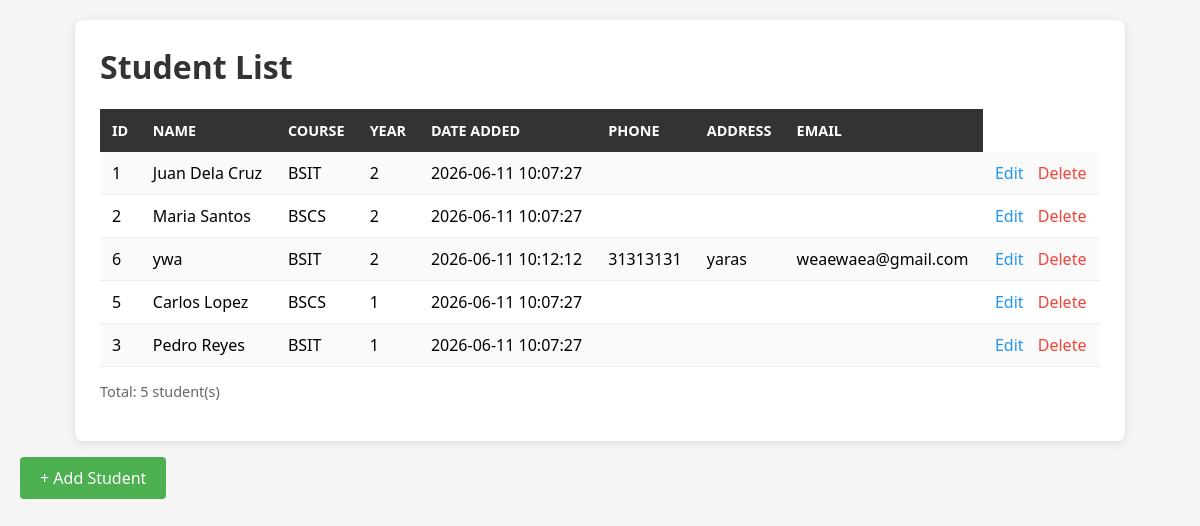
Page /baguio-1/index.php on the committed database.
### tables this page shows
CREATE TABLE `students` (
  `id` int(11) NOT NULL,
  `name` varchar(100) NOT NULL,
  `course` varchar(50) NOT NULL,
  `year` int(11) NOT NULL,
  `created_at` timestamp NOT NULL DEFAULT current_timestamp(),
  `email` varchar(100) DEFAULT NULL,
  `phone` varchar(20) DEFAULT NULL,
  `address` text DEFAULT NULL
);

### baguio-1/index.php (the view, shortened to what this page needs)
<?php
require_once 'config.php';
$sql = "SELECT * FROM students ORDER BY year DESC, name ASC";
$result = $conn->query($sql);
?>
<!DOCTYPE html>
<html>
<head>
</head>
<body>
    <div class="container">
        <h1>Student List</h1>
        <table>
            <tr>
                <th>ID</th>
                <th>Name</th>
                <th>Course</th>
                <th>Year</th>
                <th>Date Added</th>
                <th>Phone</th>
                <th>Address</th>
                <th>Email</th>
            </tr>
            <?php while ($row = $result->fetch_assoc()): ?>
            <tr>
                <td><?= $row['id'] ?></td>
                <td><?= htmlspecialchars($row['name']) ?></td>
                <td><?= htmlspecialchars($row['course']) ?></td>
                <td><?= $row['year'] ?></td>
                <td><?= $row['created_at'] ?></td>
                <td><?= $row['phone'] ?></td>
                <td><?= $row['address'] ?></td>
                <td><?= $row['email'] ?></td>
                <td>
    <a href="edit.php?id=<?= $row['id'] ?>"
       style="color: #2196F3; text-decoration: none; margin-right: 10px;">Edit</a>
    <a href="delete.php?id=<?= $row['id'] ?>"
   style="color: #f44336; text-decoration: none;"
   onclick="return confirm('Delete <?= htmlspecialchars(addslashes($row['name'])) ?>?')">Delete</a>
</td>
            </tr>
            <?php endwhile; ?>
        </table>
        <p class="count">Total: <?= $result->num_rows ?> student(s)</p>
    </div>
    <link rel="stylesheet" href="style.css">
    <p>
 <a href="add.php" style="
 display: inline-block;
 padding: 10px 20px;
 background: #4CAF50;
 color: white;
 text-decoration: none;
 border-radius: 4px;
 ">+ Add Student</a>
</p>
</body>
</html>

### baguio-1/style.css (style rules this page uses)
body { font-family: 'Segoe UI', Arial, sans-serif; margin: 20px; background: #f5f5f5; }
.container { max-width: 1000px; margin: 0 auto; background: white; padding: 25px; border-radius: 8px; box-shadow: 0 2px 10px rgba(0,0,0,0.1); }
table { width: 100%; border-collapse: collapse; }
th { background: #333; color: white; padding: 12px; text-align: left; }
td { padding: 10px 12px; border-bottom: 1px solid #eee; }

### baguio-1/index.php (style rules this page uses)
body { font-family: 'Segoe UI', Arial, sans-serif; margin: 20px; background: #f5f5f5; }
.container { max-width: 900px; margin: 0 auto; background: white; padding: 25px; border-radius: 8px; box-shadow: 0 2px 10px rgba(0,0,0,0.1); }
h1 { color: #333; margin-top: 0; }
table { width: 100%; border-collapse: collapse; margin-top: 15px; }
th { background: #333; color: white; padding: 12px; text-align: left; font-size: 0.9em; text-transform: uppercase; }
td { padding: 10px 12px; border-bottom: 1px solid #eee; }
tr:nth-child(even) { background: #fafafa; }
.count { margin-top: 15px; color: #666; font-size: 0.9em; }

### rows in the picture
students: id "1", name "Juan Dela Cruz", course "BSIT", year "2", created_at "2026-06-11 10:07:27"
students: id "2", name "Maria Santos", course "BSCS", year "2", created_at "2026-06-11 10:07:27"
students: id "6", name "ywa", course "BSIT", year "2", created_at "2026-06-11 10:12:12", phone "31313131", address "yaras", email "weaewaea@gmail.com"
students: id "5", name "Carlos Lopez", course "BSCS", year "1", created_at "2026-06-11 10:07:27"
students: id "3", name "Pedro Reyes", course "BSIT", year "1", created_at "2026-06-11 10:07:27"

### other values in the picture
$result->num_rows "5"
